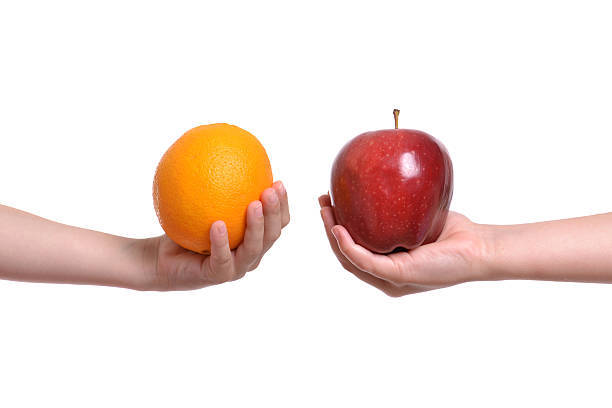
#> input picture object.jpeg, 612 x 408 px, found by its file name
$ jupyter execute --allow-errors OBJECT_DETECTION.ipynb
#> lines starting #> are read from the running program, lines starting #| are printed output that depends on the picture; after the words box and inside, x2 and y2 are one past the last pixel; in counts of white or black regions, pixels touching at a corner belong together
[cell 1]
import cv2

def color_prediction(n):
    if n == 0:
        name = "Orange"
        lowerHSV = (0, 100, 100)
        upperHSV = (115, 255, 255)
        return name, lowerHSV, upperHSV

    if n == 1:
        name = "Apple"
        lowerHSV = (0, 100, 100)
        upperHSV = (10, 255, 255)
        return name, lowerHSV, upperHSV

image = cv2.imread('/content/object.jpeg')
#> image is the input picture: shape (408, 612, 3); mean B, G, R 220.2, 226.6, 242.3
HSVimage = cv2.cvtColor(image, cv2.COLOR_BGR2HSV)
#> HSVimage: shape (408, 612, 3); mean H, S, V 7, 28.9, 242.3

rects = {}

for i in range(2):
    name, lowerHSV, upperHSV = color_prediction(i)

    mask = cv2.inRange(HSVimage, lowerHSV, upperHSV)

    contours, _ = cv2.findContours(mask.copy(), cv2.RETR_EXTERNAL, cv2.CHAIN_APPROX_NONE)

    if len(contours) > 0:
        biggest = sorted(contours, key=cv2.contourArea, reverse=True)[0]
        rect = cv2.boundingRect(biggest)
        x, y, w, h = rect
        cv2.rectangle(image, (x, y), (x+w, y+h), (255, 0, 0), 2)
        cv2.putText(image, name, (x, y), cv2.FONT_HERSHEY_SIMPLEX, 1, (0, 0, 0), 2)
#> this loop made 2 passes
#> (x, y, w, h) on passes 1 to 2: (139, 123, 144, 165), (319, 132, 129, 164)
#> pass 1, `mask = cv2.inRange(HSVimage, lowerHSV, upperHSV)`:
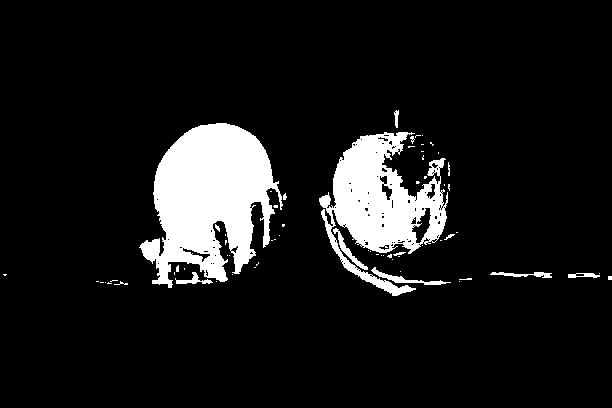
#> mask: shape (408, 612); 10.1% white; 66 white regions (51 under 20 px), largest, box (x1, y1, x2, y2) and area: (139, 123, 283, 288) 14212, (319, 132, 448, 296) 9566, (371, 267, 451, 285) 312
#> pass 2, `mask = cv2.inRange(HSVimage, lowerHSV, upperHSV)`:
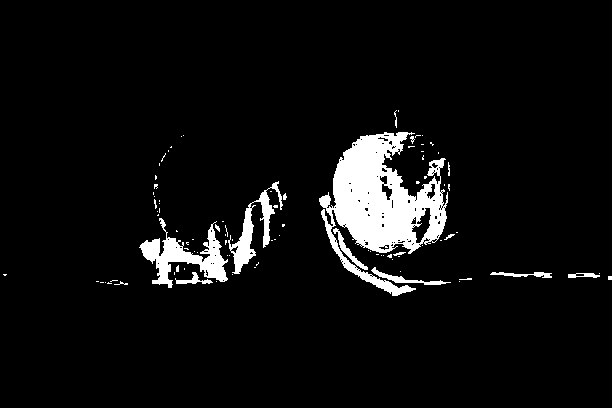
#> mask: shape (408, 612); 5.9% white; 93 white regions (77 under 20 px), largest, box (x1, y1, x2, y2) and area: (319, 132, 448, 296) 9565, (139, 218, 228, 288) 2176, (228, 181, 283, 274) 1316
#> after the loop:
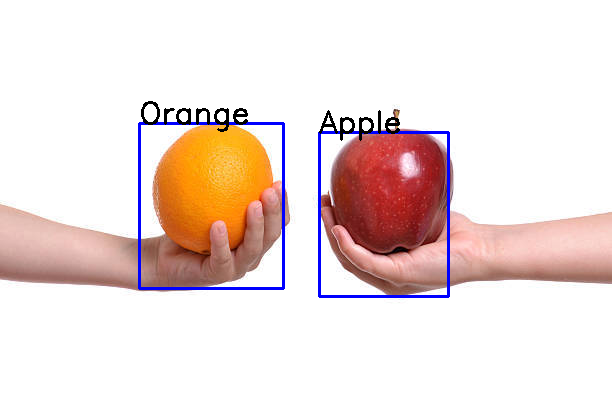
#> image: shape (408, 612, 3); 1.95% of pixels changed, all inside (x1, y1, x2, y2) = (138, 101, 450, 298)

#> (the rest of this cell did not finish here and is left out)
